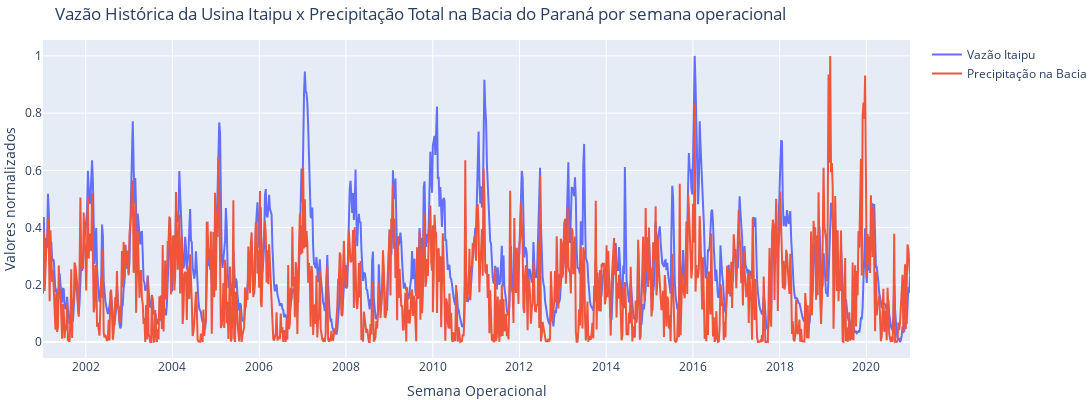

Notebook code cell kept with this figure:
### Code cell
df = semanas_operativas[['vazao_itaipu','bacia_prec_sum']]

scaler = MinMaxScaler()
df_corr_normalized = pd.DataFrame(scaler.fit_transform(df), columns=df.columns, index=df.index)

fig = go.Figure()

fig.add_trace(
    go.Scatter(
        x=df_corr_normalized.index, 
        y=df_corr_normalized['vazao_itaipu'].values, 
        mode='lines', 
        name='Vazão Itaipu',
    )
)

fig.add_trace(
    go.Scatter(
        x=df_corr_normalized.index, 
        y=df_corr_normalized['bacia_prec_sum'].values, 
        mode='lines', 
        name='Precipitação na Bacia',
   )
)

fig.update_layout(
    title='Vazão Histórica da Usina Itaipu x Precipitação Total na Bacia do Paraná por semana operacional',
    xaxis=dict(title='Semana Operacional'),
    yaxis=dict(title='Valores normalizados'),
    autosize=False,
    width=1300,
    height=400,
    margin=dict(l=0, r=0, b=0, t=40),
    showlegend=True
)

fig.show()

### Figure 1 — Plotly figure (JSON) as saved in the notebook; plotly's stock layout.template omitted (floating-point values rounded to 4 significant figures; data arrays with more than 128 entries replaced by an {"elided": "..."} marker saying what was removed)
{"data": [{"mode": "lines", "name": "Vazão Itaipu", "type": "scatter", "x": {"elided": "1047 str values"}, "y": {"elided": "1047 float values"}}, {"mode": "lines", "name": "Precipitação na Bacia", "type": "scatter", "x": {"elided": "1047 str values"}, "y": {"elided": "1047 float values"}}], "layout": {"autosize": false, "height": 400, "margin": {"b": 0, "l": 0, "r": 0, "t": 40}, "showlegend": true, "title": {"text": "Vazão Histórica da Usina Itaipu x Precipitação Total na Bacia do Paraná por semana operacional"}, "width": 1300, "xaxis": {"title": {"text": "Semana Operacional"}}, "yaxis": {"title": {"text": "Valores normalizados"}}}}
